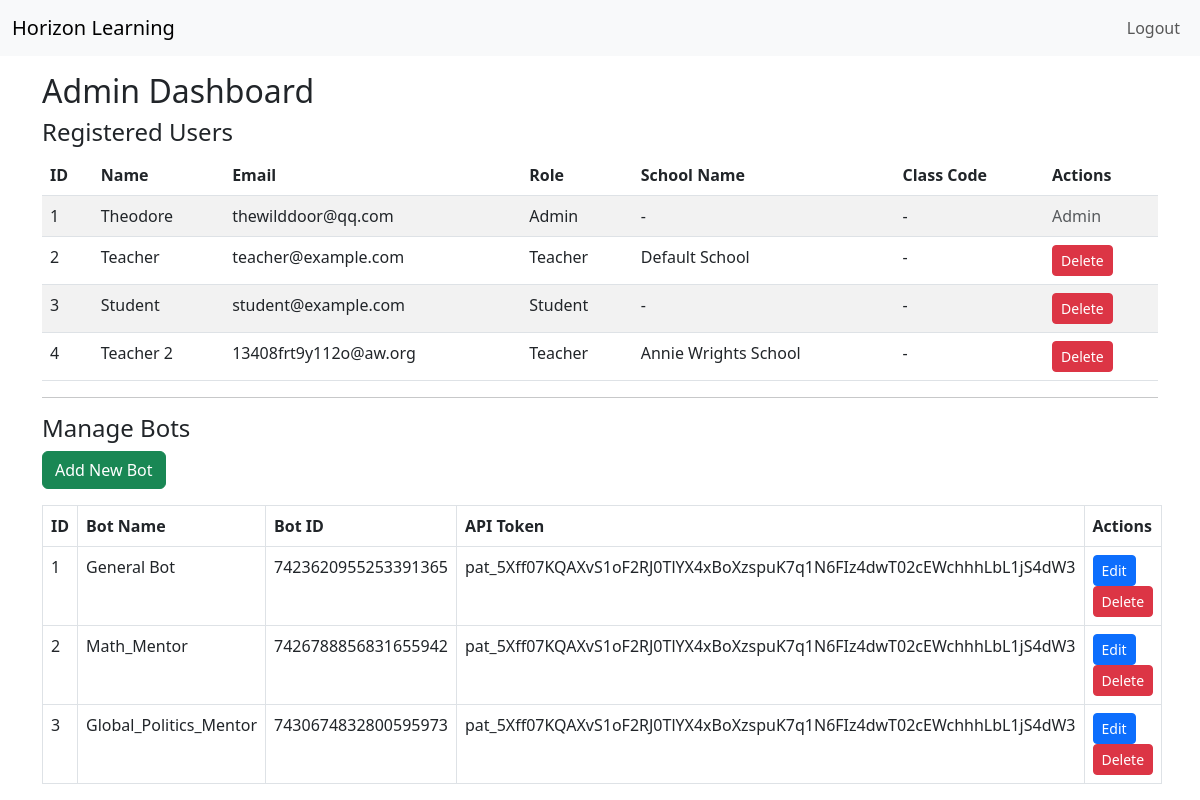
The app's page /admin/dashboard (signed in), older data.
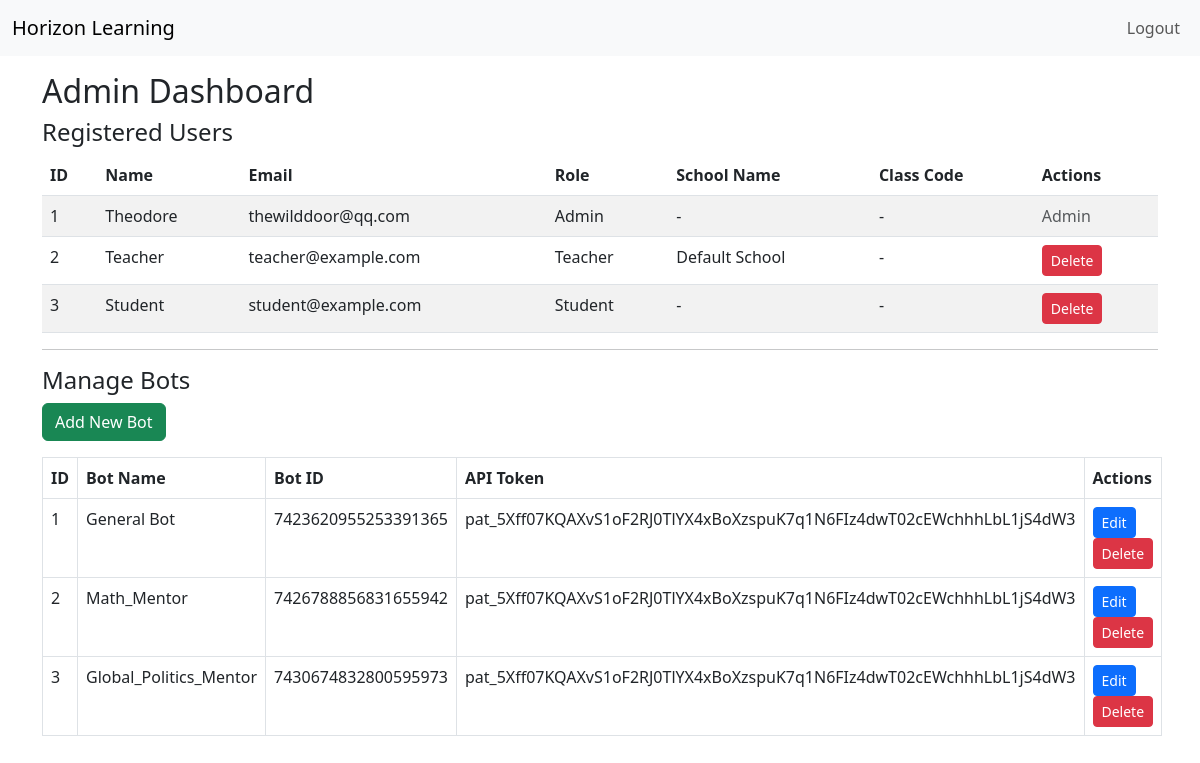
The same page, newer data.
### app/models.py (models this page shows, shortened)
class User(db.Model, UserMixin):
    id = db.Column(db.Integer, primary_key=True)
    name = db.Column(db.String(64), nullable=False)
    email = db.Column(db.String(120), unique=True, nullable=False)
    password_hash = db.Column(db.String(128), nullable=False)
    role = db.Column(db.String(10), nullable=False)  # 'admin', 'teacher', 'student'
    school_name = db.Column(db.String(128), nullable=True)
    learning_companions = db.relationship('LearningCompanion', backref='teacher', lazy=True)
    class_code = db.Column(db.String(10), nullable=True)
    learning_companions = db.relationship('LearningCompanion', secondary=student_learning_companion, backref='students')
    def is_admin(self):
        return self.role == 'admin'

class Bot(db.Model):
    id = db.Column(db.Integer, primary_key=True)
    name = db.Column(db.String(64), unique=True, nullable=False)
    bot_id = db.Column(db.String(64), unique=True, nullable=False)
    api_token = db.Column(db.String(256), nullable=False)
    learning_companions = db.relationship('LearningCompanion', backref='bot', lazy=True)

### app/routes.py (the view)
@auth.route('/admin/dashboard')
@login_required
def admin_dashboard():
    if not current_user.is_admin():
        flash('Access denied.', 'danger')
        return redirect(url_for('auth.login'))
    users = User.query.all()
    bots = Bot.query.all()
    return render_template('admin_dashboard.html', users=users, bots=bots)

### app/routes.py (called while the page is built)
@login.user_loader
def load_user(user_id):
    return User.query.get(int(user_id))

### app/templates/admin_dashboard.html (shortened to what this page needs)
{% extends "base.html" %}
{% block content %}
    <h2>Admin Dashboard</h2>
    <h4>Registered Users</h4>
    <table class="table table-striped">
        <thead>
            <tr>
                <th>ID</th>
                <th>Name</th>
                <th>Email</th>
                <th>Role</th>
                <th>School Name</th>
                <th>Class Code</th>
                <th>Actions</th>
            </tr>
        </thead>
        <tbody>
            {% for user in users %}
                <tr>
                    <td>{{ user.id }}</td>
                    <td>{{ user.name }}</td>
                    <td>{{ user.email }}</td>
                    <td>{{ user.role.capitalize() }}</td>
                    <td>{{ user.school_name or '-' }}</td>
                    <td>{{ user.class_code or '-' }}</td>
                    <td>
                        {% if not user.is_admin() %}
                            <form action="{{ url_for('auth.delete_user', user_id=user.id) }}" method="POST" style="display: inline;">
                                <button type="submit" class="btn btn-danger btn-sm" onclick="return confirm('Are you sure you want to delete this user?');">Delete</button>
                            </form>
                        {% else %}
                            <span class="text-muted">Admin</span>
                        {% endif %}
                    </td>
                </tr>
            {% else %}
                <tr>
                    <td colspan="7">No users registered.</td>
                </tr>
            {% endfor %}
        </tbody>
    </table>
    <hr>
    <h4>Manage Bots</h4>
    <a href="{{ url_for('auth.add_bot') }}" class="btn btn-success mb-3">Add New Bot</a>
    <table class="table table-bordered">
        <thead>
            <tr>
                <th>ID</th>
                <th>Bot Name</th>
                <th>Bot ID</th>
                <th>API Token</th>
                <th>Actions</th>
            </tr>
        </thead>
        <tbody>
            {% for bot in bots %}
                <tr>
                    <td>{{ bot.id }}</td>
                    <td>{{ bot.name }}</td>
                    <td>{{ bot.bot_id }}</td>
                    <td>{{ bot.api_token }}</td>
                    <td>
                        <a href="{{ url_for('auth.edit_bot', bot_id=bot.id) }}" class="btn btn-primary btn-sm">Edit</a>
                        <form action="{{ url_for('auth.delete_bot', bot_id=bot.id) }}" method="POST" style="display: inline;">
                            <button type="submit" class="btn btn-danger btn-sm" onclick="return confirm('Are you sure you want to delete this bot?');">Delete</button>
                        </form>
                    </td>
                </tr>
            {% else %}
                <tr>
                    <td colspan="5">No bots available.</td>
                </tr>
            {% endfor %}
        </tbody>
    </table>
{% endblock %}

### app/templates/base.html (shortened to what this page needs)
<!DOCTYPE html>
<html lang="en">
<head>
    <link href="https://cdn.jsdelivr.net/npm/bootstrap@5.3.0/dist/css/bootstrap.min.css" rel="stylesheet">
    <link rel="stylesheet" href="{{ url_for('static', filename='styles.css') }}">
</head>
<body>
    <nav class="navbar navbar-expand-lg navbar-light bg-light">
        <div class="container-fluid">
            <a class="navbar-brand" href="{{ url_for('auth.home') }}">Horizon Learning</a>
            <div class="collapse navbar-collapse" id="navbarNav">
                <ul class="navbar-nav ms-auto">
                    {% if current_user.is_authenticated %}
                        <li class="nav-item">
                            <a class="nav-link" href="{{ url_for('auth.logout') }}">Logout</a>
                        </li>
                    {% endif %}
                </ul>
            </div>
        </div>
    </nav>
    <div class="container">
        {% block content %}{% endblock %}
    </div>
</body>
</html>

Row changes from the older to the newer data that the page shows:
removed User: id "4", name "Teacher 2", email "13408frt9y112o@aw.org", role "Teacher", school_name "Annie Wrights School", class_code "-"
